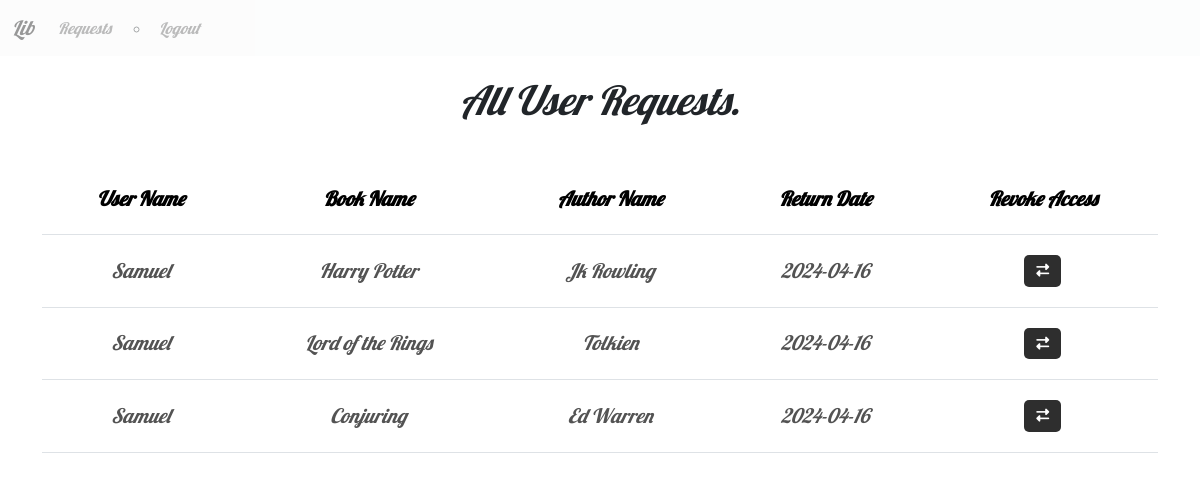
/requests (signed in), run on the app's committed database.
### models.py (models this page shows, shortened)
class Requests(db.Model):
    id = db.Column(db.Integer, primary_key=True)
    book_id = db.Column(db.Integer, db.ForeignKey('book.id'), nullable=False)
    user_id = db.Column(db.Integer, db.ForeignKey('user.id'), nullable=False)
    date_requested = db.Column(db.Date, nullable=False, default=datetime.date.today)
    date_return = db.Column(db.Date, nullable=True, default=datetime.date.today() + datetime.timedelta(days=7))
    revoked = db.Column(db.Boolean, nullable=False, default=False)
    user = db.relationship('User',backref='requests',lazy=True)
    book = db.relationship('Book',backref='requests',lazy=True)

class User(db.Model):
    id = db.Column(db.Integer,primary_key=True)
    username = db.Column(db.String[32],unique=True,nullable=False)
    passhash = db.Column(db.String[512], nullable=False)
    name = db.Column(db.String[64], nullable=True)
    email = db.Column(db.String[64], nullable=True)
    is_admin = db.Column(db.Boolean, nullable=False, default=False)
    @property
    def password(self):
        raise AttributeError('password is not a readable attribute')

class Book(db.Model):
    id = db.Column(db.Integer,primary_key=True)
    title = db.Column(db.String[64], nullable=False)
    author = db.Column(db.String[64], nullable=False)
    section_id = db.Column(db.Integer, db.ForeignKey('section.id'),nullable=False)

### routes.py (the view)
@app.route('/requests')
@admin_required
def requests():
    return render_template('requests.html', requests=Requests.query.all(), user = User.query.get(session['user_id']))

### routes.py (called while the page is built)
def admin_required(func):
    @wraps(func)
    def inner(*args,**kwargs):
        if 'user_id' not in session:
            flash('Please Login.')
            return redirect(url_for('login'))
        user = User.query.get(session['user_id'])
        if not user.is_admin:
            flash('Not Authorized')
            return redirect(url_for('index'))
        return func(*args,**kwargs)
    return inner

### templates/requests.html (shortened to what this page needs)
{% extends 'layout.html' %}
{% block content %}
    <h1>All User Requests.</h1>
    <table class="table">
        <thead>
            <tr>
                <th>User Name</th>
                <th>Book Name</th>
                <th>Author Name</th>
                <th>Return Date</th>
                <th>Revoke Access</th>
            </tr>
        </thead>
        <tbody>
            {% for request in requests %}
                <tr>
                    <td>{{request.user.name}}</td>
                    <td>{{request.book.title}}</td>
                    <td>{{request.book.author}}</td>
                    <td>{{request.date_return}}</td>
                    <td>
                        <form action="{{url_for('return_book', request_id=request.id)}}" method="post" class="return_button">
                            <button type="submit" class="btn btn-danger">
                                <i class="fa-solid fa-right-left"></i>
                            </button>
                        </form>
                    </td>
                </tr>
            {% endfor %}
        </tbody>
    </table>
</div>
{% endblock %}

### templates/layout.html (style rules this page uses)
body { padding: 0; font-family: "Lobster", sans-serif;; font-style: italic; background-image: url("https://images-wixmp-ed30a86b8c4ca887773594c2.wixmp.com/f/995c316d-76de-4c61-afcc-6fbd6924a53a/d8e4ypl-75e85453-7dbe-4323-a8ae-674d59698532.png/v1/fill/w_1198,h_667,q_70,strp/let_the_wind_carry_us_by_auroralion_d8e4ypl-pre.jpg?token=eyJ0eXAiOiJKV1QiLCJhbGciOiJIUzI1NiJ9.eyJzdWIiOiJ1cm46YXBwOjdlMGQxODg5ODIyNjQzNzNhNWYwZDQxNWVhMGQyNmUwIiwiaXNzIjoidXJuOmFwcDo3ZTBkMTg4OTgyMjY0MzczYTVmMGQ0MTVlYTBkMjZlMCIsIm9iaiI6W1t7ImhlaWdodCI6Ijw9ODg5IiwicGF0aCI6IlwvZlwvOTk1YzMxNmQtNzZkZS00YzYxLWFmY2MtNmZiZDY5MjRhNTNhXC9kOGU0eXBsLTc1ZTg1NDUzLTdkYmUtNDMyMy1hOGFlLTY3NGQ1OTY5ODUzMi5wbmciLCJ3aWR0aCI6Ijw9MTU5NiJ9XV0sImF1ZCI6WyJ1cm46c2VydmljZTppbWFnZS5vcGVyYXRpb25zIl19.lUQKvbjBX7U3n3uMMMiEbNyBCDPhTQmDoLBo0CdPJ5c"); background-size: cover; }

### templates/requests.html (style rules this page uses)
h1 { text-align: center; margin-top: 20px; margin-bottom: 40px; }
.table { width: 100%; }
.table thead th { vertical-align: middle; text-align: center; padding: 20px; font-size: 20px; }
.table tbody tr td { vertical-align: middle; text-align: center; padding: 20px; font-size: 20px; color: #535353; }
.return_button { display: flex; justify-content: center; }
.return_button button { background-color: #2e2e2e; color: white; border: none; border-radius: 5px; font-size: 13px; }

### data on the page
Requests: user.name "Samuel", book "Harry Potter", book.author "Jk Rowling", date_return "2024-04-16"
Requests: user.name "Samuel", book "Lord of the Rings", book.author "Tolkien", date_return "2024-04-16"
Requests: user.name "Samuel", book "Conjuring", book.author "Ed Warren", date_return "2024-04-16"
